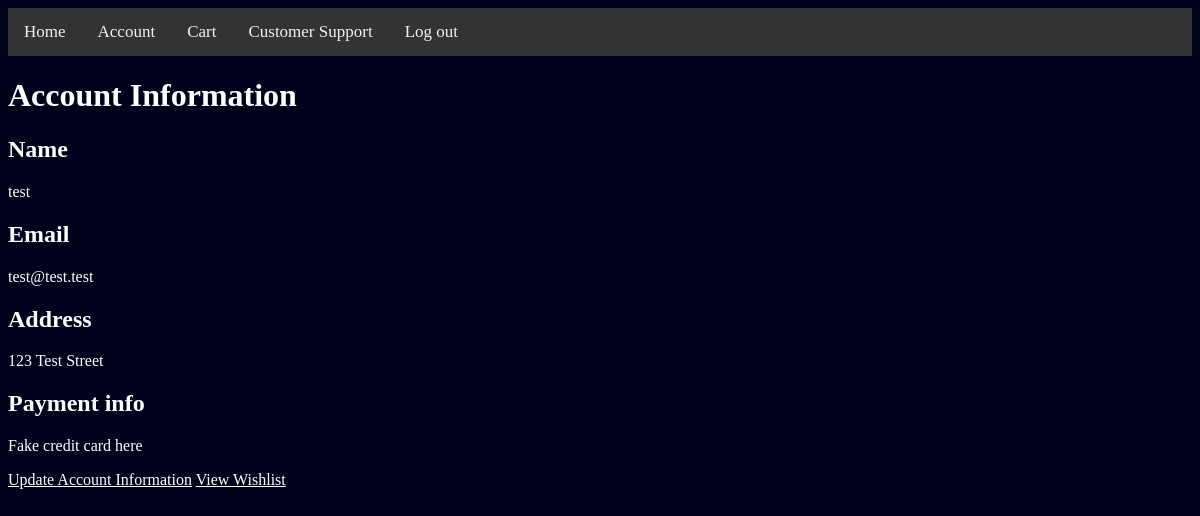
Before: /account.php (signed in) with the older database file.
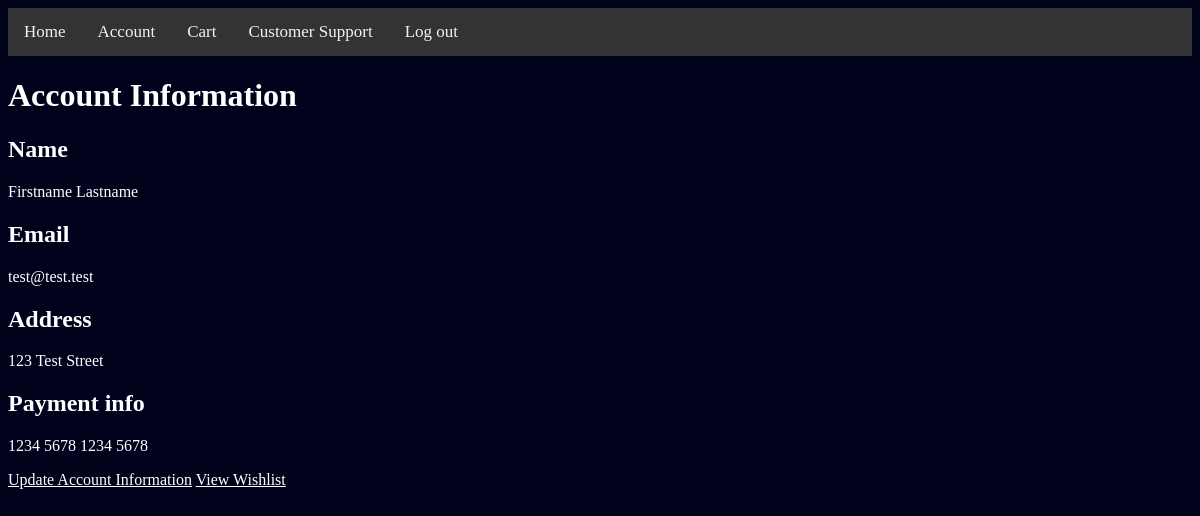
After: the same page with the newer database file.
### tables this page shows
create table users
    (email        varchar(255),
     userName        varchar(255),
     address        varchar(255),
     password        varchar(255),
     paymentInfo        varchar(255),
     primary key (email)
    );

### account.php (the view, shortened to what this page needs)
<!DOCTYPE HTML>
<html>
<head>
<link rel="stylesheet" type="text/css" href="css/spamstyle.css">
</head>
<body>
<?php
    include_once('Header.php');
    include('db_key.php');
    $query = mysqli_query($dbconnect, "SELECT * FROM users
                                            WHERE email='{$_SESSION['email']}' ")
       or die (mysqli_error($dbconnect));
    $userInfo=mysqli_fetch_array($query);
echo "<h1>Account Information</h1>
    <h2>Name</h2>
    <p>{$userInfo['userName']}</p>
    <h2>Email</h2>
    <p>{$userInfo['email']}</p>
    <h2>Address</h2>
    <p>{$userInfo['address']}</p>
    <h2>Payment info</h2>
    <p>{$userInfo['paymentInfo']}</p>
    <a href='account_update.php'>Update Account Information</a>
    <a href='wishlist.php'>View Wishlist</a>";
?>
</body>
</html>

### Header.php
<nav class="topnav">
    <a href='Frontpage.php'>Home</a>
<?php if(isset($_SESSION['email'])){ ?>
    <a href='account.php'>Account</a>
    <a href='cart.php'>Cart</a>
    <a href='submit_ticket.php'>Customer Support</a>
    <a href='logout.php'>Log out</a>
<?php }else if(isset($_SESSION['admin'])){ ?>
    <a href='admin.php'>Admin Dashboard</a>
    <a href='logout.php'>Log out</a>
<?php }else{ ?>
    <a href='register.php'>Register</a>
    <a href='login.php'>Log in</a>
    <a href='admin_login.php'>Admin</a>
<?php } ?>
</nav>

### css/spamstyle.css (style rules this page uses)
body { background-color:#00021b; color:white; }
a { color:white }
.topnav { background-color: #333; overflow: hidden; }
.topnav a { float: left; color: #f2f2f2; text-align: center; padding: 14px 16px; text-decoration: none; font-size: 17px; }

Changed rows visible on the page:
changed users "test@test.test": userName "test" → "Firstname Lastname"; paymentInfo "Fake credit card here" → "1234 5678 1234 5678"
